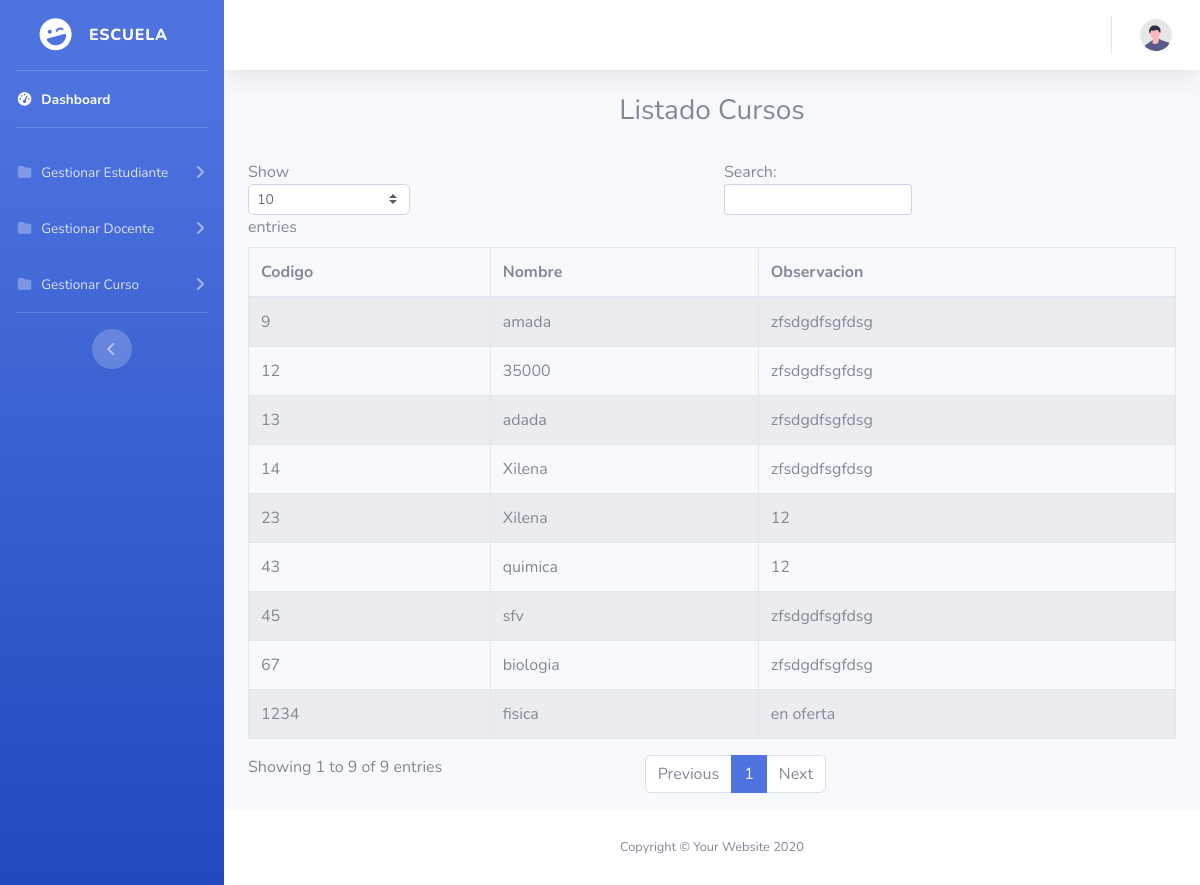
/CRUD/Curso/Listar.php, run on the app's committed database.
### tables this page shows
CREATE TABLE `curso` (
  `Codigo` int(10) NOT NULL,
  `nombre` varchar(70) NOT NULL,
  `Observacion` varchar(500) NOT NULL
);

### CRUD/Curso/Listar.php (the view, shortened to what this page needs)
<?php
  include ('../conexion.php');
?>
<!DOCTYPE html>
<html lang="es">
<head>
    <link href="../../vendor/fontawesome-free/css/all.min.css" rel="stylesheet" type="text/css">
    <link href="../../css/sb-admin-2.min.css" rel="stylesheet">
</head>
<body id="page-top">
    <div id="wrapper">
        <ul class="navbar-nav bg-gradient-primary sidebar sidebar-dark accordion" id="accordionSidebar">
            <a class="sidebar-brand d-flex align-items-center justify-content-center" href="../../index.html">
                <div class="sidebar-brand-icon rotate-n-15">
                    <i class="fas fa-laugh-wink"></i>
                </div>
                <div class="sidebar-brand-text mx-3">Escuela <sup></sup></div>
            </a>
            <hr class="sidebar-divider my-0">
            <li class="nav-item active">
                <a class="nav-link" href="../../index.html">
                <i class="fas fa-fw fa-tachometer-alt"></i>
                <span>Dashboard</span></a>
            </li>
            <hr class="sidebar-divider">
            <li class="nav-item">
                <a class="nav-link collapsed" href="#" data-toggle="collapse" data-target="#collapseTwo"
                    aria-expanded="true" aria-controls="collapseTwo">
                    <i class="fas fa-fw fa-folder"></i>
                    <span>Gestionar Estudiante</span>
                </a>
            </li>
            <li class="nav-item">
                <a class="nav-link collapsed" href="#" data-toggle="collapse" data-target="#collapseUtilities"
                    aria-expanded="true" aria-controls="collapseUtilities">
                    <i class="fas fa-fw fa-folder"></i>
                    <span>Gestionar Docente</span>
                </a>
            </li>
            <li class="nav-item">
                <a class="nav-link collapsed" href="#" data-toggle="collapse" data-target="#collapsePages"
                    aria-expanded="true" aria-controls="collapsePages">
                    <i class="fas fa-fw fa-folder"></i>
                    <span>Gestionar Curso</span>
                </a>
            </li>
            <hr class="sidebar-divider d-none d-md-block">
            <div class="text-center d-none d-md-inline">
                <button class="rounded-circle border-0" id="sidebarToggle"></button>
            </div>
        </ul>
        <div id="content-wrapper" class="d-flex flex-column">
            <div id="content">
                <nav class="navbar navbar-expand navbar-light bg-white topbar mb-4 static-top shadow">
                    <ul class="navbar-nav ml-auto">
                        <li class="nav-item dropdown no-arrow">
                            <a class="nav-link dropdown-toggle" href="#" id="userDropdown" role="button"
                                data-toggle="dropdown" aria-haspopup="true" aria-expanded="false">
                                <img class="img-profile rounded-circle"
                                    src="../../img/undraw_profile.svg">
                            </a>
                        </li>
                    </ul>
                </nav>
                <div class="container-fluid">
                    <h3 class="text-center">Listado Cursos</h3><br>
                    <table id="example" class="table table-striped table-bordered" style="width:100%">
                        <thead>
                            <tr>
                                <th>Codigo</th>
                                <th>Nombre</th>
                                <th>Observacion</th>
                            </tr>
                        </thead>
                        <?php
                        $query="SELECT * FROM curso";
                        $result=mysqli_query($conn, $query);
                        while($mostrar=mysqli_fetch_array($result)){
                            ?>
                        <tr>
                            <td><?php echo  $mostrar['Codigo']?></td>
                            <td><?php echo  $mostrar['nombre']?></td>
                            <td><?php echo  $mostrar['Observacion']?></td>
                        </tr>
                        <?php
                        }
                        ?>
                    </table>
                </div>
            </div>
            <footer class="sticky-footer bg-white">
                <div class="container my-auto">
                    <div class="copyright text-center my-auto">
                        <span>Copyright &copy; Your Website 2020</span>
                    </div>
                </div>
            </footer>
        </div>
    </div>
</body>
</html>

### data on the page
curso: Codigo "9", nombre "amada", Observacion "zfsdgdfsgfdsg"
curso: Codigo "12", nombre "35000", Observacion "zfsdgdfsgfdsg"
curso: Codigo "13", nombre "adada", Observacion "zfsdgdfsgfdsg"
curso: Codigo "14", nombre "Xilena", Observacion "zfsdgdfsgfdsg"
curso: Codigo "23", nombre "Xilena", Observacion "12"
curso: Codigo "43", nombre "quimica", Observacion "12"
curso: Codigo "45", nombre "sfv", Observacion "zfsdgdfsgfdsg"
curso: Codigo "67", nombre "biologia", Observacion "zfsdgdfsgfdsg"
curso: Codigo "1234", nombre "fisica", Observacion "en oferta"
